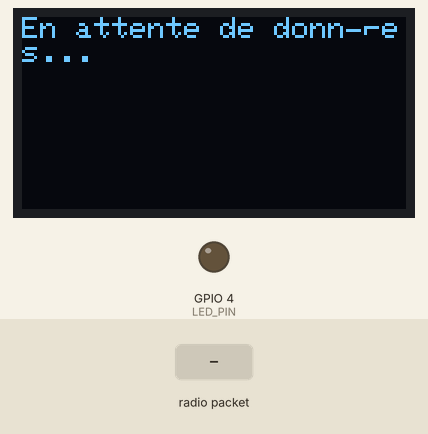
A sketch run on a simulated ESP32. Shown: 128×64 one-colour display, output pins drawn as LEDs (lit = HIGH). The test bench sets the inputs (shaded band). No radio packets arrive unless stated; what the sketch prints to the serial monitor is not drawn.

Above: at 1.3 s.
1.4 s: radio packet "GPS," arrives
At 2.0 s:
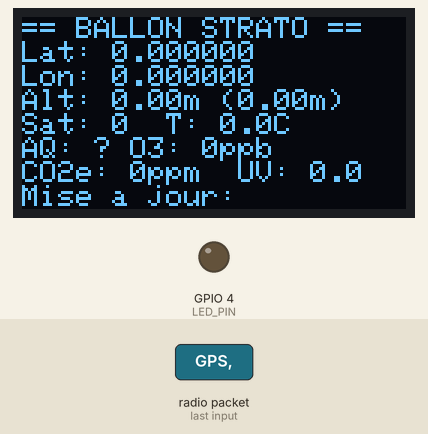
2.9 s: radio packet "|ENV," arrives
At 4.1 s:
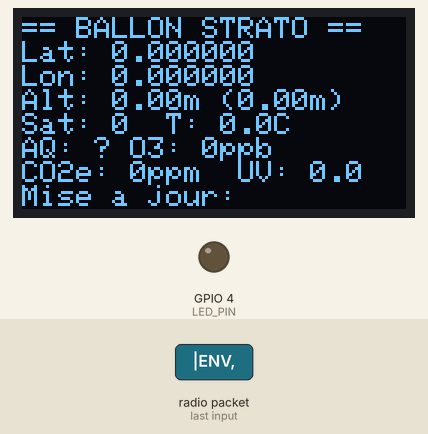
4.4 s: radio packet "|AIR," arrives
At 5.5 s:
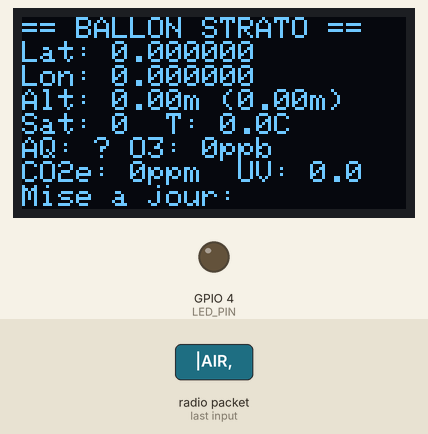
Timing chart, 0 to 7.4 s (numbered marks = the images above; inputs shaded):
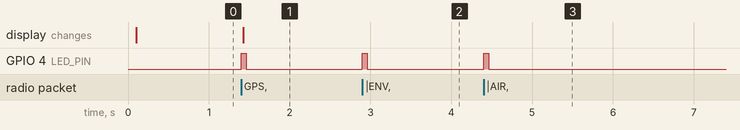

Measured:
- after the input at 1.4 s, GPIO 4 (LED_PIN): LOW → HIGH at once, → LOW 0.06 s later; the display: changes at once (image 1)
- after the input at 2.9 s, GPIO 4 (LED_PIN): LOW → HIGH at once, → LOW 0.06 s later
- after the input at 4.4 s, GPIO 4 (LED_PIN): LOW → HIGH at once, → LOW 0.06 s later

The sketch:

Final_code_claude_receiver_combine_all.ino
```cpp
#include <SPI.h>
#include <LoRa.h>
#include <Wire.h>
#include <Adafruit_GFX.h>
#include <Adafruit_SSD1306.h>

// Définitions pour l'écran OLED
#define SCREEN_WIDTH 128
#define SCREEN_HEIGHT 64
#define OLED_RESET    -1
#define SCREEN_ADDRESS 0x3C

// Définitions pour le module LoRa
#define LORA_SCK 5
#define LORA_MISO 19
#define LORA_MOSI 27
#define LORA_CS 18
#define LORA_RST 23
#define LORA_IRQ 26

// LED pour indiquer la réception
#define LED_PIN 4

// Structure pour stocker les données GPS
struct GPSData {
  float lat;
  float lon;
  float alt;
  int satellites;
  String time;
  bool hasGPSFix;
};

// Structure pour stocker les données environnementales
struct EnvData {
  float temperature;
  uint32_t pressure;
  float humidity;
  float altitude;
};

// Structure pour stocker les données de qualité d'air
struct AirData {
  int airQuality;
  int tvoc;
  int eCO2;
};

// Structure pour stocker les données d'ozone et UV
struct OtherData {
  int ozone;
  float uvIndex;
};

// Variables pour stocker les données reçues
GPSData gpsData;
EnvData envData;
AirData airData;
OtherData otherData;

// Dernier temps de réception
unsigned long lastReceiveTime = 0;

Adafruit_SSD1306 display(SCREEN_WIDTH, SCREEN_HEIGHT, &Wire, OLED_RESET);

void setup() {
  Serial.begin(115200);
  pinMode(LED_PIN, OUTPUT);

  // Initialisation de l'OLED
  if (!display.begin(SSD1306_SWITCHCAPVCC, SCREEN_ADDRESS)) {
    Serial.println("Échec de l'initialisation de l'OLED !");
    while (1);
  }

  display.clearDisplay();
  display.setTextSize(1);
  display.setTextColor(SSD1306_WHITE);
  display.setCursor(0, 0);
  display.println("Initialisation...");
  display.display();

  // Initialisation du module LoRa
  SPI.begin(LORA_SCK, LORA_MISO, LORA_MOSI, LORA_CS);
  LoRa.setPins(LORA_CS, LORA_RST, LORA_IRQ);

  if (!LoRa.begin(868E6)) {
    Serial.println("Échec de l'initialisation du module LoRa!");
    display.clearDisplay();
    display.setCursor(0, 0);
    display.println("LoRa: échec!");
    display.display();
    while (1);
  }

  LoRa.setSpreadingFactor(7);
  LoRa.setTxPower(14, PA_OUTPUT_PA_BOOST_PIN);

  display.clearDisplay();
  display.setCursor(0, 0);
  display.println("En attente de données...");
  display.display();

  // Initialiser les structures de données
  initializeDataStructures();
}

void loop() {
  // Vérifier si des données LoRa sont disponibles
  int packetSize = LoRa.parsePacket();

  if (packetSize) {
    // Clignoter la LED pour indiquer la réception
    digitalWrite(LED_PIN, HIGH);

    String receivedData = "";
    while (LoRa.available()) {
      receivedData += (char)LoRa.read();
    }

    // Mettre à jour le temps de réception
    lastReceiveTime = millis();

    // Traiter les données reçues
    parseReceivedData(receivedData);

    // Afficher les données sur l'écran OLED
    updateDisplay();

    // Afficher les données dans le moniteur série
    printDataToSerial(receivedData);

    digitalWrite(LED_PIN, LOW);
  }

  // Vérifier si aucune donnée n'a été reçue depuis un certain temps
  if (millis() - lastReceiveTime > 60000 && lastReceiveTime > 0) {
    display.clearDisplay();
    display.setCursor(0, 0);
    display.println("Aucune donnée reçue");
    display.println("depuis > 60s");
    display.println();
    display.print("Dernières coord.: ");
    if (gpsData.hasGPSFix) {
      display.print(gpsData.lat, 6);
      display.print(", ");
      display.println(gpsData.lon, 6);
    } else {
      display.println("N/A");
    }
    display.display();
  }
}

void initializeDataStructures() {
  // GPS
  gpsData.lat = 0.0;
  gpsData.lon = 0.0;
  gpsData.alt = 0.0;
  gpsData.satellites = 0;
  gpsData.time = "";
  gpsData.hasGPSFix = false;

  // Environnement
  envData.temperature = 0.0;
  envData.pressure = 0;
  envData.humidity = 0.0;
  envData.altitude = 0.0;

  // Air
  airData.airQuality = 0;
  airData.tvoc = 0;
  airData.eCO2 = 0;

  // Autres
  otherData.ozone = 0;
  otherData.uvIndex = 0.0;
}

void parseReceivedData(String data) {
  // Diviser les données en sections
  int gpsIndex = data.indexOf("GPS,");
  int envIndex = data.indexOf("|ENV,");
  int airIndex = data.indexOf("|AIR,");
  int ozIndex = data.indexOf("|OZ,");
  int uvIndex = data.indexOf("|UV,");

  // Parser les données GPS
  if (gpsIndex != -1) {
    String gpsSection = data.substring(gpsIndex + 4, envIndex > 0 ? envIndex : data.length());
    if (gpsSection != "NO_FIX") {
      int commaIndex1 = gpsSection.indexOf(',');
      int commaIndex2 = gpsSection.indexOf(',', commaIndex1 + 1);
      int commaIndex3 = gpsSection.indexOf(',', commaIndex2 + 1);
      int commaIndex4 = gpsSection.indexOf(',', commaIndex3 + 1);

      gpsData.lat = gpsSection.substring(0, commaIndex1).toFloat();
      gpsData.lon = gpsSection.substring(commaIndex1 + 1, commaIndex2).toFloat();
      gpsData.alt = gpsSection.substring(commaIndex2 + 1, commaIndex3).toFloat();
      gpsData.satellites = gpsSection.substring(commaIndex3 + 1, commaIndex4).toInt();
      gpsData.time = gpsSection.substring(commaIndex4 + 1);
      gpsData.hasGPSFix = true;
    } else {
      gpsData.hasGPSFix = false;
    }
  }

  // Parser les données environnementales
  if (envIndex != -1) {
    String envSection = data.substring(envIndex + 5, airIndex > 0 ? airIndex : data.length());
    int commaIndex1 = envSection.indexOf(',');
    int commaIndex2 = envSection.indexOf(',', commaIndex1 + 1);
    int commaIndex3 = envSection.indexOf(',', commaIndex2 + 1);

    envData.temperature = envSection.substring(0, commaIndex1).toFloat();
    envData.pressure = envSection.substring(commaIndex1 + 1, commaIndex2).toInt();
    envData.humidity = envSection.substring(commaIndex2 + 1, commaIndex3).toFloat();
    envData.altitude = envSection.substring(commaIndex3 + 1).toFloat();
  }

  // Parser les données de qualité d'air
  if (airIndex != -1) {
    String airSection = data.substring(airIndex + 5, ozIndex > 0 ? ozIndex : data.length());
    int commaIndex1 = airSection.indexOf(',');
    int commaIndex2 = airSection.indexOf(',', commaIndex1 + 1);

    airData.airQuality = airSection.substring(0, commaIndex1).toInt();
    airData.tvoc = airSection.substring(commaIndex1 + 1, commaIndex2).toInt();
    airData.eCO2 = airSection.substring(commaIndex2 + 1).toInt();
  }

  // Parser les données d'ozone
  if (ozIndex != -1) {
    String ozSection = data.substring(ozIndex + 4, uvIndex > 0 ? uvIndex : data.length());
    otherData.ozone = ozSection.toInt();
  }

  // Parser les données UV
  if (uvIndex != -1) {
    String uvSection = data.substring(uvIndex + 4);
    otherData.uvIndex = uvSection.toFloat();
  }
}

void updateDisplay() {
  display.clearDisplay();
  display.setCursor(0, 0);

  // Page 1: Données GPS et environnementales
  display.println("== BALLON STRATO ==");

  if (gpsData.hasGPSFix) {
    display.print("Lat: ");
    display.println(gpsData.lat, 6);
    display.print("Lon: ");
    display.println(gpsData.lon, 6);
    display.print("Alt: ");
    display.print(gpsData.alt);
    display.print("m (");
    display.print(envData.altitude);
    display.println("m)");
    display.print("Sat: ");
    display.print(gpsData.satellites);
    display.print("  T: ");
    display.print(envData.temperature, 1);
    display.println("C");
  } else {
    display.println("GPS: Pas de signal");
    display.print("T: ");
    display.print(envData.temperature, 1);
    display.print("C  H: ");
    display.print(envData.humidity, 1);
    display.println("%");
    display.print("P: ");
    display.print(envData.pressure/100);
    display.println("hPa");
  }

  display.print("AQ: ");
  switch(airData.airQuality) {
    case 1: display.print("Excellent"); break;
    case 2: display.print("Bon"); break;
    case 3: display.print("Moyen"); break;
    case 4: display.print("Mauvais"); break;
    case 5: display.print("Malsain"); break;
    default: display.print("?"); break;
  }

  display.print(" O3: ");
  display.print(otherData.ozone);
  display.println("ppb");

  display.print("CO2e: ");
  display.print(airData.eCO2);
  display.print("ppm  UV: ");
  display.println(otherData.uvIndex, 1);

  display.print("Mise a jour: ");
  display.println(gpsData.time);

  display.display();
}

void printDataToSerial(String rawData) {
  Serial.println("\n--- DONNÉES REÇUES ---");
  Serial.println("Données brutes: " + rawData);

  Serial.println("\n-- DONNÉES TRAITÉES --");

  if (gpsData.hasGPSFix) {
    Serial.println("GPS:");
    Serial.println("  Latitude: " + String(gpsData.lat, 6));
    Serial.println("  Longitude: " + String(gpsData.lon, 6));
    Serial.println("  Altitude GPS: " + String(gpsData.alt) + " m");
    Serial.println("  Satellites: " + String(gpsData.satellites));
    Serial.println("  Heure: " + gpsData.time);
  } else {
    Serial.println("GPS: Pas de signal");
  }

  Serial.println("Environnement:");
  Serial.println("  Température: " + String(envData.temperature, 2) + " °C");
  Serial.println("  Pression: " + String(envData.pressure/100) + " hPa");
  Serial.println("  Humidité: " + String(envData.humidity, 2) + " %");
  Serial.println("  Altitude barométrique: " + String(envData.altitude, 2) + " m");

  Serial.println("Qualité de l'air:");
  Serial.print("  Indice de qualité: " + String(airData.airQuality) + " (");
  switch(airData.airQuality) {
    case 1: Serial.println("Excellent)"); break;
    case 2: Serial.println("Bon)"); break;
    case 3: Serial.println("Moyen)"); break;
    case 4: Serial.println("Mauvais)"); break;
    case 5: Serial.println("Malsain)"); break;
    default: Serial.println("Inconnu)"); break;
  }
  Serial.println("  TVOC: " + String(airData.tvoc) + " ppb");
  Serial.println("  CO2 équivalent: " + String(airData.eCO2) + " ppm");

  Serial.println("Autres données:");
  Serial.println("  Ozone: " + String(otherData.ozone) + " ppb");
  Serial.println("  Indice UV: " + String(otherData.uvIndex, 2));

  Serial.println("------------------------");
}
```
